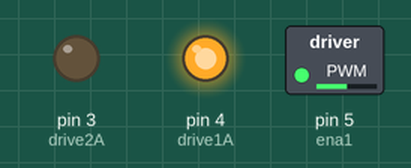
A sketch run on a simulated Arduino Uno, built with avr-gcc and run on an emulated ATmega328P. Shown: switched loads named in the sketch (green lamp = pin HIGH), output pins drawn as LEDs (lit = HIGH).

Above: at 0.05 s.
At 1.55 s:
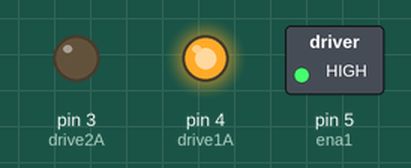
At 3.05 s:
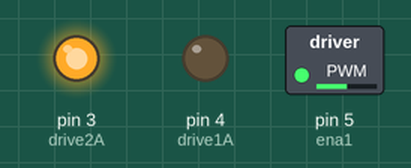
At 4.5 s:
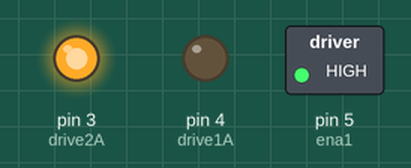
At 5.95 s:
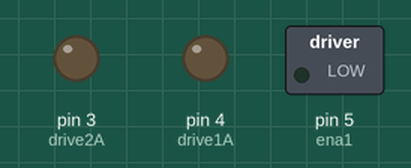
Timing chart, 0 to 7.8 s (numbered marks = the images above):
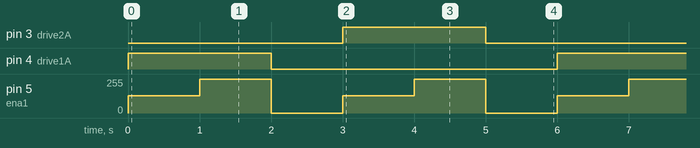

Measured:
- by itself, pin 3 (drive2A), pin 4 (drive1A): alternates HIGH for 2.0 s and LOW for 4.0 s
- by itself, pin 5 (ena1): repeats every 3.0 s: 255/255 1.0 s, 0/255 1.0 s, 128/255 1.0 s

The sketch:

dc_motor_hbridge_demo.ino
```cpp
// MEGN 200


/* **********************
 *  Global Constants    *
 * **********************/
// L293D H-bridge pins
const int ena1 = 5; // Arduino pin connected to Enable1 of H-Bridge
const int drive1A = 4; // Arduino pin connected to In1 of H-Bridge
const int drive2A = 3; // Arduino pin connected to In2 of H-Bridge

/* **********************
 *  Global Variables    *
 * **********************/
// motor control vars
bool is_running = false; // motor is off to start
int spin_speed = 0; // start at 0% duty cycle
bool In1State = LOW; // Direction pin 1 is LOW (off) to start
bool In2State = LOW; // Direction pin 2 is LOW (off) to start


void setup() {
  Serial.begin(9600); // open serial port

  pinMode(ena1,OUTPUT); // set digital pin modes to output
  pinMode(drive1A,OUTPUT);
  pinMode(drive2A,OUTPUT);
}


void loop() {

      // run motor forward at 50% duty cycle
      In1State = HIGH; In2State = LOW; spin_speed = 128;
      digitalWrite(drive1A, In1State);
      digitalWrite(drive2A,In2State);
      analogWrite(ena1, spin_speed);
      delay(1000); // let run for 1 second

      // run motor forward (no direction change) at 100% duty cycle
      spin_speed = 255; // don't need to update direction pins
      analogWrite(ena1, spin_speed);
      delay(1000); // let run for 1 second

      // turn motor off
      In1State = LOW; In2State = LOW; spin_speed = 0;
      digitalWrite(drive1A, In1State);
      digitalWrite(drive2A,In2State);
      analogWrite(ena1, spin_speed);
      delay(1000); // let run for 1 second

      // run motor reverse at 50% duty cycle
      In1State = LOW; In2State = HIGH; spin_speed = 128;
      digitalWrite(drive1A, In1State);
      digitalWrite(drive2A,In2State);
      analogWrite(ena1, spin_speed);
      delay(1000); // let run for 1 second

      // run motor reverse (no direction change) at 100% duty cycle
      spin_speed = 255; // don't need to update direction pins
      analogWrite(ena1, spin_speed);
      delay(1000); // let run for 1 second

      // turn motor off
      In1State = LOW; In2State = LOW; spin_speed = 0;
      digitalWrite(drive1A, In1State);
      digitalWrite(drive2A,In2State);
      analogWrite(ena1, spin_speed);
      delay(1000); // let run for 1 second
}
```
